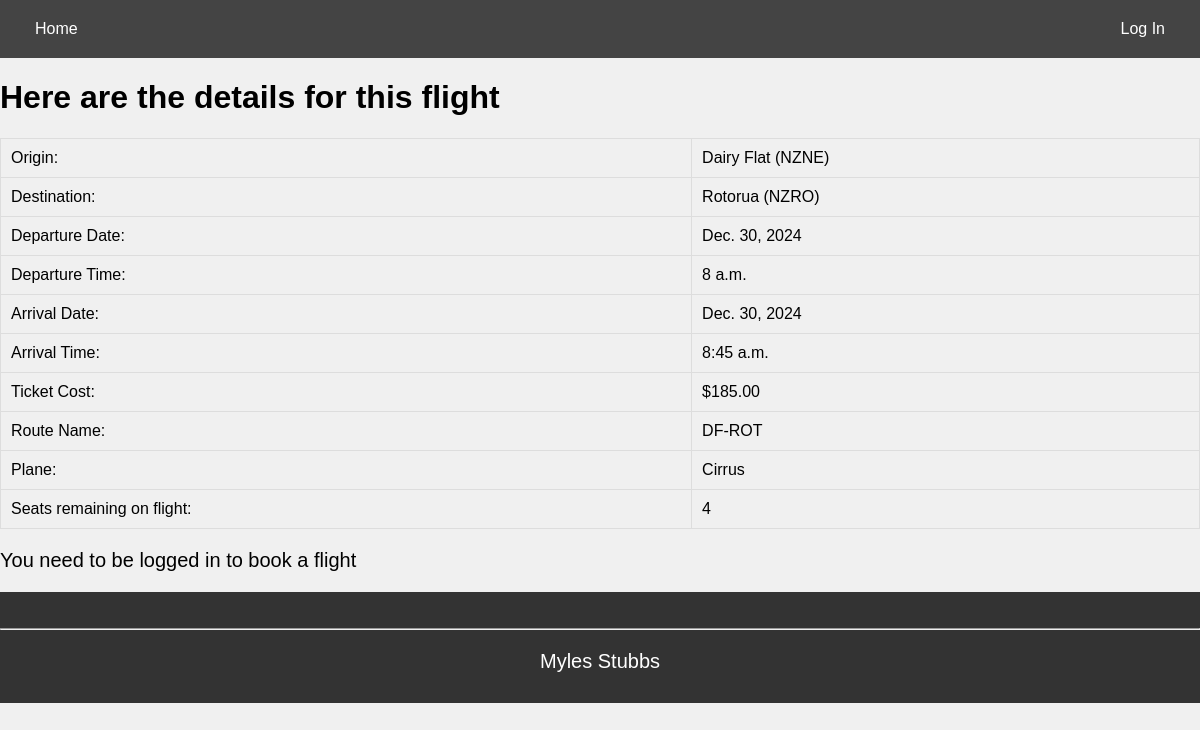
Page /bookingapp/flightdetails/2857/ on the committed database.
### bookingapp/models.py (models this page shows)
class Flight(models.Model):
    flightId = models.AutoField(primary_key=True)
    routeId = models.ForeignKey(Route, related_name="flights", on_delete=models.CASCADE)
    depTime = models.TimeField(null=False)        # hours, mins, secs
    depDate = models.DateField(null=False)        # default is yyyy-mm-dd
    arrTime = models.TimeField(null=False)
    arrDate = models.DateField(null=False)
    seatsAvailable = models.IntegerField(null=False)  # depends on the plane
    ticketCost = models.DecimalField(null=False, max_digits=8, decimal_places=2)
    class Meta:
        db_table = 'flight'

class Route(models.Model):
    routeId = models.AutoField(primary_key=True)
    routeName = models.CharField(max_length=50, null=False)
    origin = models.CharField(max_length=50, null=False)
    destination = models.CharField(max_length=50, null=False)
    planeId = models.ForeignKey(Plane, related_name="routes", on_delete=models.CASCADE)
    class Meta:
        db_table = 'route'

class Plane(models.Model):
    planeId = models.AutoField(primary_key=True)
    name = models.CharField(max_length=30, null=False)
    code = models.CharField(max_length=10, null=False)
    numSeats = models.IntegerField(null=False)
    class Meta:
        db_table = 'plane'

### bookingapp/views.py (the view)
# urls.py: path('flightdetails/<int:flight_id>/', views.flightdetails, name='flightdetails'),
def flightdetails(request, flight_id):
    try:
        flight = Flight.objects.get(flightId=flight_id)
        availseats = flight.seatsAvailable - Booking.objects.filter(flightId=flight_id).count()
        return render(request, 'flight_details.html', {'flight': flight, 'availseats': availseats})
    except Flight.DoesNotExist:
        msg = "The flight you requested does not exist"
        return render(request, 'error.html', {'msg': msg})

### bookingapp/templates/flight_details.html (shortened to what this page needs)
<!doctype html>
{% load static %}
<html>
    <head>
        <link rel="stylesheet" type="text/css" href="{% static 'navbar.css' %}">
        <link rel="stylesheet" type="text/css" href="{% static 'tables.css' %}">
    </head>
    <body>
        {% include 'navbar.html' %}
        <h1>Here are the details for this flight</h1>
        <table>
            <tr>
                <td>Origin:</td>
                <td>{{ flight.routeId.origin }}</td>
            </tr>
            <tr>
                <td>Destination:</td>
                <td>{{ flight.routeId.destination }}</td>
            </tr>
            <tr>
                <td>Departure Date:</td>
                <td>{{ flight.depDate }}</td>
            </tr>
            <tr>
                <td>Departure Time:</td>
                <td>{{ flight.depTime }}</td>
            </tr>
            <tr>
                <td>Arrival Date:</td>
                <td>{{ flight.arrDate }}</td>
            </tr>
            <tr>
                <td>Arrival Time:</td>
                <td>{{ flight.arrTime }}</td>
            </tr>
            <tr>
                <td>Ticket Cost:</td>
                <td>${{ flight.ticketCost }}</td>
            </tr>
            <tr>
                <td>Route Name:</td>
                <td>{{ flight.routeId.routeName }}</td>
            </tr>
            <tr>
                <td>Plane:</td>
                <td>{{ flight.routeId.planeId.name }}</td>
            </tr>
            <tr>
                <td>Seats remaining on flight:</td>
                <td>{{ availseats }}</td>
            </tr>
        </table>
        {% if request.session.is_logged_in == None %}
            <p>You need to be logged in to book a flight</p>
        {% else %}
            <form id="bookFlight" method="post" action="{% url 'confirmation' %}">
                {% csrf_token %}
                <input type="hidden" name="flight_id" value="{{flight.flightId}}">
                <input type="submit" name="book" value="Book Flight" id="bookButton">
            </form>
        {% endif %}
        <footer>
            <br>
            <hr>
            <p>Myles Stubbs</p>
        </footer>
    </body>
</html>

### bookingapp/templates/navbar.html
<nav class="navbar">
    <a href="{% url 'homepage' %}">Home</a>
    <ul class="navbar-nav">
        {% if request.session.is_logged_in %}
            <li class="nav-item">
                <a class="nav-link" href="{% url 'profile' %}">Profile</a>
            </li>
            <li class="nav-item">
                <a class="nav-link" href="{% url 'logout' %}">Logout</a>
            </li>
        {% else %}
            <li class="nav-item">
                <a class="nav-link" href="{% url 'login' %}">Log In</a>
            </li>
        {% endif %}
    </ul>
</nav>

### bookingapp/static/navbar.css (style rules this page uses)
body { font-family: Arial, sans-serif; margin: 0; padding: 0; background-color: #f0f0f0; }
p { font-family: Arial, sans-serif; font-size: 20px; }
footer { text-align: center; padding: 10px 0; background-color: #333; color: #fff; }
.navbar { background-color: #444; color: #fff; display: flex; justify-content: space-between; align-items: center; padding: 10px 20px; }
.navbar a { color: #fff; text-decoration: none; padding: 10px 15px; border-radius: 5px; }
.navbar-nav { display: flex; list-style-type: none; margin: 0; padding: 0; }
.navbar-nav li { margin-left: 10px; }

### bookingapp/static/tables.css (style rules this page uses)
table { width: 100%; border-collapse: collapse; margin-bottom: 20px; }
table th, table td { border: 1px solid #ddd; padding: 10px; text-align: left; }

### rows in the picture
Flight: routeId.origin "Dairy Flat (NZNE)", routeId.destination "Rotorua (NZRO)", depDate "Dec. 30, 2024", depTime "8 a.m.", arrDate "Dec. 30, 2024", arrTime "8:45 a.m.", ticketCost "185.00", routeId.routeName "DF-ROT", routeId.planeId.name "Cirrus"

### other values in the picture
{{ availseats }} "4"
